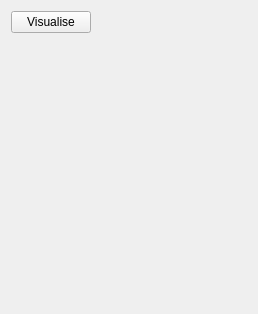
<?xml version="1.0" encoding="UTF-8"?>
<ui version="4.0">
 <class>SimulationEditorWidget</class>
 <widget class="QWidget" name="SimulationEditorWidget">
  <property name="geometry">
   <rect>
    <x>0</x>
    <y>0</y>
    <width>258</width>
    <height>314</height>
   </rect>
  </property>
  <property name="windowTitle">
   <string>Simulation Editor</string>
  </property>
  <layout class="QFormLayout" name="formLayout">
   <item row="0" column="0">
    <widget class="QPushButton" name="pushButtonVisualise">
     <property name="text">
      <string>Visualise</string>
     </property>
    </widget>
   </item>
  </layout>
 </widget>
 <resources/>
 <connections/>
</ui>
